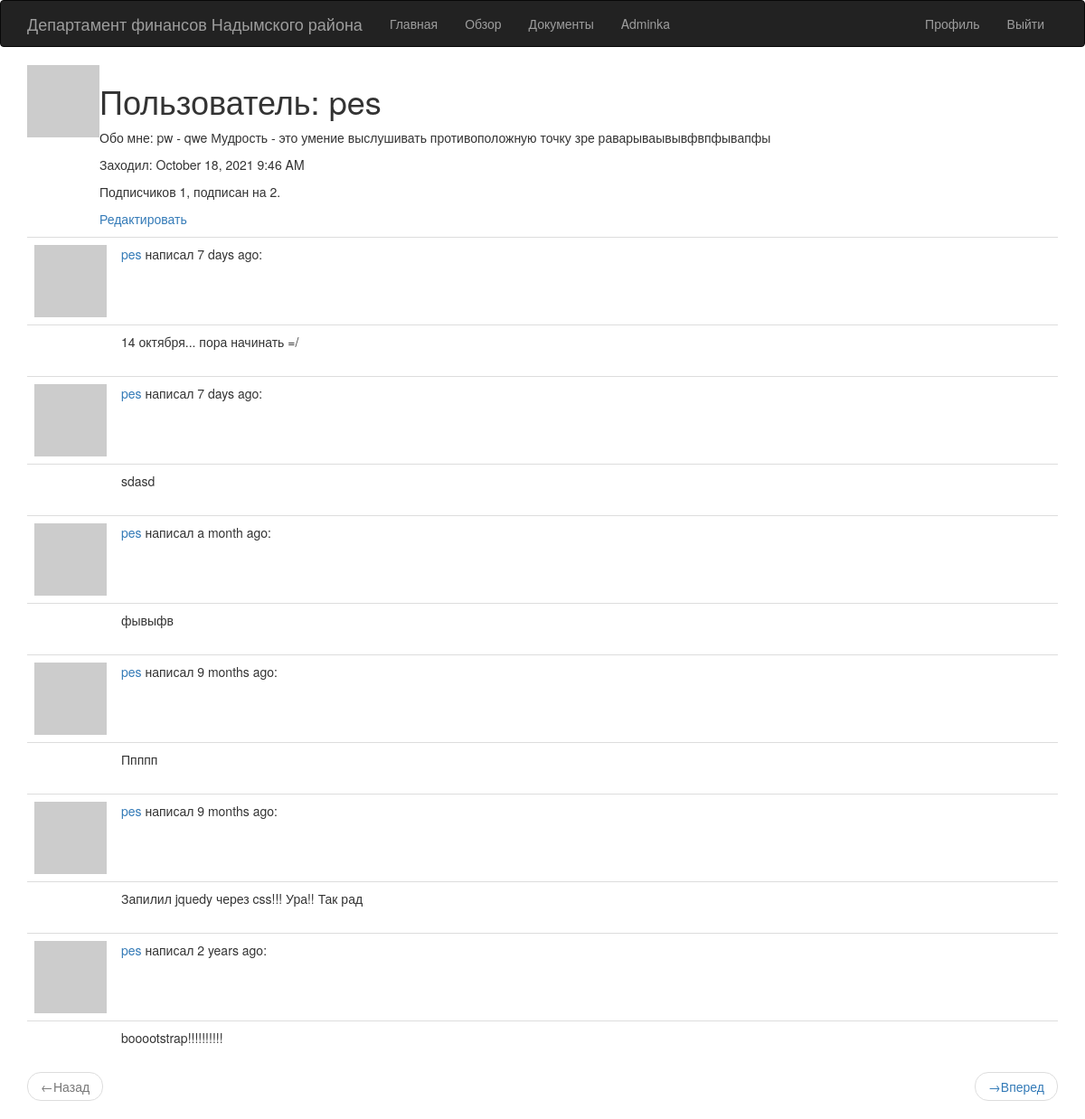
/user/pes (signed in), run on the app's committed database.
### app/models.py (models this page shows, shortened)
class User(UserMixin, db.Model):
    id = db.Column(db.Integer, primary_key=True)
    username = db.Column(db.String(64), index=True, unique=True)
    email = db.Column(db.String(120), index=True, unique=True)
    password_hash = db.Column(db.String(128))
    posts = db.relationship('Post', backref='author', lazy='dynamic')# КЛЮЧ
    about_me = db.Column(db.String(140))
    last_seen = db.Column(db.DateTime, default=datetime.utcnow)
    incomings = db.relationship('Incomming', backref='author', lazy='dynamic')
    departments = db.relationship('Department', backref='doc', lazy='dynamic')
    followed = db.relationship(
        'User', secondary=followers,
        primaryjoin=(followers.c.follower_id == id),
        secondaryjoin=(followers.c.followed_id == id),
        backref=db.backref('followers', lazy='dynamic'), lazy='dynamic'
    )
    def avatar(self, size):
        digest = md5(self.email.lower().encode('utf-8')).hexdigest()
        return 'https://www.gravatar.com/avatar/{}?d=wavatar&s={}'.format(digest, size)

class Post(db.Model):
    id = db.Column(db.Integer, primary_key=True)
    body = db.Column(db.String(140))
    timestamp = db.Column(db.DateTime, index=True, default=datetime.utcnow)
    user_id = db.Column(db.Integer, db.ForeignKey('user.id'))

### app/routes.py (the view)
@app.route('/user/<username>')
@login_required
def user(username):
    user=User.query.filter_by(username=username).first_or_404()
    page=request.args.get('page',1,type=int)
    posts=user.posts.order_by(Post.timestamp.desc()).paginate(
        page, app.config['POSTS_PER_PAGE'], False)
    next_url =url_for('user', username=user.username, page=posts.next_num) \
        if posts.has_next else None
    prev_url =url_for('user', username=user.username, page=posts.prev_num) \
        if posts.has_prev else None
    return render_template('user.html', title='Профиль', user=user,
        posts=posts.items, next_url=next_url, prev_url=prev_url)

### app/models.py (called while the page is built)
@login.user_loader
def load_user(id):
    return User.query.get(int(id))

### app/routes.py (called while the page is built)
@app.before_request
def before_request():
    if current_user.is_authenticated:
        current_user.last_seen=datetime.utcnow()
        db.session.commit()

### app/templates/user.html
{% extends "base.html" %}
{% block app_content %}
    <table>
        <tr valign="top">
          <td><img src="{{ user.avatar(192) }}"></td>
          <td>
          <h1>Пользователь: {{ user.username }}</h1>
          {% if user.about_me %}<p>Обо мне: {{ user.about_me }}</p>{% endif %}
          {% if user.last_seen %}
            <p>Заходил: {{ moment(user.last_seen).format('LLL') }}</p>
          {% endif %}
          <p>Подписчиков {{ user.followers.count() }}, подписан на {{ user.followed.count() }}.
          </p>
          {% if user == current_user %}
          <p><a href="{{ url_for('edit_profile') }}">Редактировать</a></p>
          {% elif not current_user.is_following(user) %}
          <p><a href="{{ url_for('follow', username=user.username) }}">Подписаться</a></p>
          {% else %}
          <p><a href="{{ url_for('unfollow', username=user.username) }}">Отписаться</a></p>
          {% endif %}
          </td>
        </tr>
    </table>
    {% for post in posts %}
      {% include '_post.html' %}
    {% endfor %}
    <nav aria-label="...">
      <ul class="pager">
        <li class="previous{% if not prev_url %} disabled{% endif %}">
          <a href="{{ prev_url or '#' }}">
            <span aria-hidden="true">&larr;</span>Назад
          </a>
        </li>
        <li class="next{% if not next_url %} disabled{% endif %}">
          <a href="{{ next_url or '#' }}">
            <span aria-hidden="true">&rarr;</span>Вперед
          </a>
        </li>
      </ul>
    </nav>
{% endblock %}

### app/templates/base.html (shortened to what this page needs)
{% extends 'bootstrap/base.html' %}
{% block navbar %}
    <nav class="navbar navbar-inverse">
        <div class="container">
            <div class="navbar-header">
                <a class="navbar-brand" href="{{ url_for('index') }}">Департамент финансов Надымского района</a>
            </div>
            <div class="collapse navbar-collapse" id="bs-example-navbar-collapse-1">
                <ul class="nav navbar-nav">
                    <li><a href="{{ url_for('index') }}">Главная</a></li>
                    <li><a href="{{ url_for('explore') }}">Обзор</a></li>
                    <li><a href="{{ url_for('qwe') }}">Документы</a></li>
					{% if current_user.username == 'pes' %}
					<li><a href="{{ url_for('admin') }}">Adminka</a></li>
					{% endif %}
                </ul>
                <ul class="nav navbar-nav navbar-right">
                    {% if current_user.is_anonymous %}
                    <li><a href="{{ url_for('login') }}">Войти</a></li>
                    {% else %}
                    <li><a href="{{ url_for('user', username=current_user.username) }}">Профиль</a></li>
                    <li><a href="{{ url_for('logout') }}">Выйти</a></li>
                    {% endif %}
                </ul>
            </div>
        </div>
    </nav>
{% endblock %}
{% block content %}
    <div class="container">
        {% block app_content %}{% endblock %}
    </div>
{% endblock %}

### app/templates/_post.html (shortened to what this page needs)
<table class="table table-hover">
  <tr>
    <td width="30px">
      <a href="{{ url_for('user', username=post.author.username) }}">
        <img src="{{ post.author.avatar(30) }}" />
      </a>
    </td>
    <td>
      <a href="{{ url_for('user', username=post.author.username) }}">
        {{ post.author.username }}
      </a>
      написал {{ moment(post.timestamp).fromNow() }}:
      <br class="">
    </td>
  </tr>
  <tr class="message_body">
    <td></td>
    <td>{{ post.body }}</td>
</table>

### data on the page
User: username "pes", about_me "pw - qwe Мудрость - это умение выслушивать противоположную точку зре раварываывывфвпфывапфы", last_seen "October 18, 2021 9:46 AM"
Post: author.username "pes", timestamp "7 days ago", body "14 октября... пора начинать =/"
Post: author.username "pes", timestamp "7 days ago", body "sdasd"
Post: author.username "pes", timestamp "a month ago", body "фывыфв"
Post: author.username "pes", timestamp "9 months ago", body "Ппппп"
Post: author.username "pes", timestamp "9 months ago", body "Запилил jquedy через css!!! Ура!! Так рад"
Post: author.username "pes", timestamp "2 years ago", body "booootstrap!!!!!!!!!!"

### other printed values
{{ user.followers.count() }} "1"
{{ user.followed.count() }} "2"
